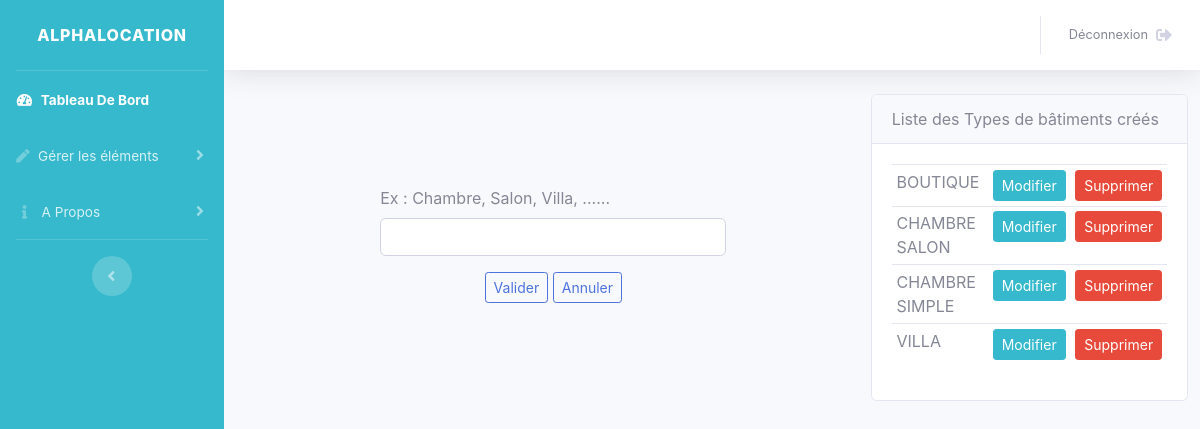
/private/pages/admin/creerTypeBatiment.php, run on the app's committed database.
### tables this page shows
CREATE TABLE `type_batiment` (
  `numTypeBat` int(11) NOT NULL,
  `libelleTypeBat` varchar(80) DEFAULT NULL,
  `statutTypeBat` tinyint(1) DEFAULT '1'
);

### private/pages/admin/creerTypeBatiment.php (the view, shortened to what this page needs)
<?php
  $dsn = 'mysql:dbname=alphalocation;host=localhost';
    $user = 'root';
    $pswd = '';
    try {
        $db = new PDO($dsn, $user, $pswd);
    } catch (PDOException $e) {
        die(' Erreur : '.$e -> getMessage());
    }
    $stmt = "SELECT *
             FROM type_batiment
             WHERE statutTypeBat = 1
             ORDER BY libelleTypeBat;
            ";
    $req = $db -> prepare($stmt);
    $req -> execute();
?>
<!DOCTYPE html>
<html lang="en">
<head>
  <link href="vendor/fontawesome-free/css/all.min.css" rel="stylesheet" type="text/css">
  <link href="css/sb-admin-2.min.css" rel="stylesheet">
</head>
<body id="page-top">
  <div id="wrapper">
    <ul class="navbar-nav  bg-info sidebar sidebar-dark accordion" id="accordionSidebar">
      <a class="sidebar-brand d-flex align-items-center justify-content-center" href="AccueilAdmin.php">
        <div class="sidebar-brand-text mx-3">AlphaLocation</div>
      </a>
      <hr class="sidebar-divider my-0">
      <li class="nav-item active">
        <a class="nav-link" href="AccueilAdmin.php">
          <i class="fas fa-fw fa-tachometer-alt"></i>
          <span>Tableau De Bord</span></a>
      </li>
      <li class="nav-item">
        <a class="nav-link collapsed" href="#" data-toggle="collapse" data-target="#collapseTwo" aria-expanded="true" aria-controls="collapseTwo">
          <i class="fas fa-pen"></i>
          <span>Gérer les éléments</span>
        </a>
      </li>
        <li class="nav-item">
        <a class="nav-link collapsed" href="#" data-toggle="collapse" data-target="#collapsePages" aria-expanded="true" aria-controls="collapsePages">
          <i class="fas fa-fw fa-info"></i>
          <span>A Propos</span>
        </a>
      </li>
      <hr class="sidebar-divider d-none d-md-block">
      <div class="text-center d-none d-md-inline">
        <button class="rounded-circle border-0" id="sidebarToggle"></button>
      </div>
    </ul>
    <div id="content-wrapper" class="d-flex flex-column">
      <div id="content">
        <nav class="navbar navbar-expand navbar-light bg-white topbar mb-4 static-top shadow">
          <ul class="navbar-nav ml-auto">
            <li class="nav-item dropdown no-arrow">
              <a class="nav-link dropdown-toggle" href="deconnexionAdmin.php"  role="button"aria-haspopup="true" aria-expanded="false">
                <span class="mr-2 d-none d-lg-inline text-gray-600 small">Déconnexion</span>
                <i class="fa fa-sign-out-alt"></i>
              </a>
            </li>
          </ul>
        </nav>
        <div class="container-fluid">
          <div class="row " >
            <div class="col-xl-8 col-md-6 mb-4 ">
                <div class="row justify-content-md-center">
                  <div class="col-xl-7 align-middle">
                  <form action="traitCreateTypeBat.php" method="POST" id="formIdlibCreationTB">
                    <div class="form-group">
                      <label for="idLibCreationTypeBat">Ex : Chambre, Salon, Villa, ......</label>
                      <input class="form-control" id="idlibCreationTB" name="libCreationTypeBat" value="<?php if(isset($_SESSION['libTBModif'])){ echo $_SESSION['libTBModif'];}  unset($_SESSION['libTBModif']);?>" autofocus="" >
                    </div>
                    <div class="form-group text-center">
                        <input  class="btn btn-outline-primary btn-sm" type="submit" value="Valider">
                        <input  class="btn btn-outline-primary btn-sm" type="reset" id="formIdlibCreationTBReset" value="Annuler">
                    </div>
                  </form>
                </div>
                </div>
            </div>
            <div class="col-xl-4 col-md-6 mb-4">
              <div class="row justify-content-md-center">
                 <div class="card">
                  <div class="card-header">
                    Liste des Types de bâtiments créés
                  </div>
                  <div class="card-body">
                     <table class="table table-sm">
                      <tbody>
                        <?php while($row = $req -> fetch()) :?>
                          <tr>
                            <td><?php echo $row['libelleTypeBat'];?></td>
                            <td><a href="traitCreateTypeBat.php?idUpdateTB=<?php echo $row['numTypeBat'];?>" class="btn btn-info btn-sm" >Modifier</a></td>
                            <td><a class="btn btn-danger btn-sm" href="traitCreateTypeBat.php?idSupprimerTB=<?php echo $row['numTypeBat'];?>">Supprimer</a></td>
                          </tr>
                         <?php endwhile;?>
                      </tbody>
                    </table>
                  </div>
                </div>
              </div>
            </div>
        </div>
      </div>
    </div>
  </div>
</body>
</html>

### data on the page
type_batiment: libelleTypeBat "BOUTIQUE"
type_batiment: libelleTypeBat "CHAMBRE SALON"
type_batiment: libelleTypeBat "CHAMBRE SIMPLE"
type_batiment: libelleTypeBat "VILLA"
